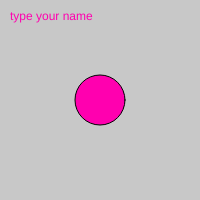
Frame 1 (no input)
Frame 60 (no input): identical to frame 1, image omitted
Frame 120 (the mouse pressed at the canvas centre since frame 60): identical to frame 1, image omitted

The p5.js sketch that drew this single still picture (run headless with seeded random() and noise() and a simulated clock; from frame 60 on, the mouse is pressed at the canvas centre):

// p5.js sketch
// ── sketch.js
var bgcolor;
var button;
var slider;

function setup() {
  canvas = createCanvas(200, 200);
  bgcolor = color(200);
  nameP = createP('Your name!');

  txt = createP("some texte");

  button = createButton("go");
  //attached a function to that button 
  button.mousePressed(changeColor);
  button.mousePressed(changeStyle);


  slider = createSlider(0, 100, 50);
  nameInput = createInput("type your name");

   nameP.mouseOver(ouverpara);
   nameP.mouseOut(outpara);

   nameInput.changed(updateText);
}

function changeColor() {
  bgcolor = color(random(255))
}

function changeStyle() {
	txt.style("background-color", "pink")
}

function ouverpara() {
	nameP.html('your mouse is over me!');
}

function outpara() {
	nameP.html('your mouse is out');
}

function updateText() {
	nameP.html(nameInput.value());
}

// function mousePressed() {
//   changeColor();
// }
function draw() {
  background(bgcolor);
  fill(255, 0, 175);
  ellipse(100, 100, slider.value(), slider.value());
  //nameP.html(input.value());

  text(nameInput.value(), 10, 20);

}
